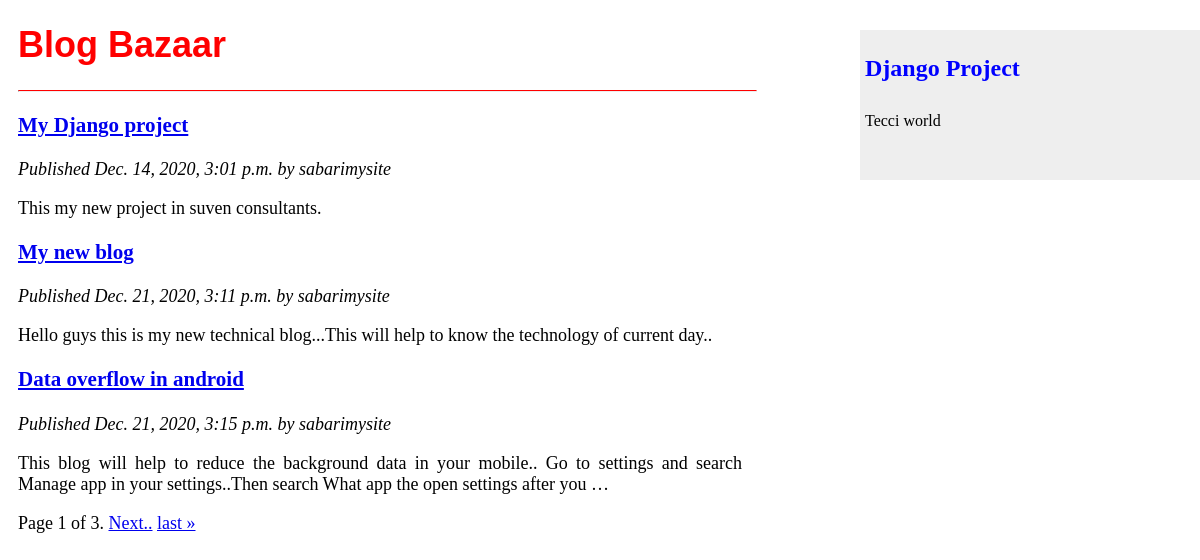
The page / on the database its author committed.
### blog/models.py (models this page shows)
class Post(models.Model):
    STATUS_CHOICES = (
        ('draft','Draft'),
        ('published','Published'),
    )
    title = models.CharField(max_length=250)
    slug = models.SlugField(max_length=250,unique_for_date='publish')
    author = models.ForeignKey(User,on_delete=models.CASCADE,related_name='blog_posts')
    body = models.TextField()
    publish = models.DateTimeField(default=timezone.now)
    created = models.DateTimeField(auto_now = True)
    Updated = models.DateTimeField(auto_now = True)
    status = models.CharField(max_length=10,choices=STATUS_CHOICES,default='published')
    def get_absolute_url(self):
        return reverse('blog:post_detail',args=[self.publish.year,self.publish.month,self.publish.day,self.slug])

### blog/views.py (the view)
# urls.py: path('',views.post_list,name = 'post_list'),
def post_list(request):
    object_list = Post.objects.all()
    paginator = Paginator(object_list, 3)
    page = request.GET.get('page')
    try:
        posts = paginator.get_page(page)
    except PageNotAnInteger:
        posts = Paginator.page(1)
    except EmptyPage:
        posts = paginator.page(paginator.num_pages)
    return render(request, 'blog/post/list.html',{'page':page,'posts':posts})

### blog/templates/blog/post/list.html (shortened to what this page needs)
{% extends 'blog/base.html' %}
{% load static %}
{% block content %}
   <div class='main'>
    <h1 class='h1'>Blog Bazaar</h1>
    <hr class="n1">
    {% for post in posts %}
        <h3>
           <a href="{{ post.get_absolute_url }}">
              {{ post.title }}
           </a>
        </h3>
        <p class="date">
            Published {{ post.publish }} by {{ post.author }}
        </p>
        {{  post.body | truncatewords:30|linebreaks }}
    {% endfor %}
    {% include "pagination.html" with page=posts %}
   </div>
{% endblock %}

### blog/templates/blog/base.html (shortened to what this page needs)
<!DOCTYPE html>
<html>
    <head>
        {% load static %}
        <link type="text/css" href="{% static 'css/blog.css' %}" rel='stylesheet'>
    </head>
    <body>
        <div id="content">
            {% block content %}
            {% endblock %}
        </div>
        <div id="sidebar">
             <h2>Django Project</h2>
             <p>Tecci world</p>
        </div>
    </body>
</html>

### blog/templates/pagination.html (shortened to what this page needs)
<div class="pagination">
    <span class="step-links">
          <span class="current">
              Page {{ page.number }} of {{ page.paginator.num_pages }}.
          </span>
          {% if page.has_next %}
             <a href="?page={{ page.next_page_number }}">Next..</a>
             <a href="?page={{ page.paginator.num_pages }}">last &raquo;</a>
          {% endif %}
    </span>
 </div>

### static/css/blog.css (style rules this page uses)
#sidebar h2 { color:blue; padding:5px 5px 5px 5px; }
#sidebar p { padding:5px 5px 5px 5px; }
.main .date { font-style:italic; }
.h1 { color:red; font-family:Arial; }
.n1 { border-top:1px solid red; width:72%; margin-left:0; }
#sidebar { width:400px; height:150px; position: fixed; z-index: 1; top: 30px; left:860px; background: #eee; overflow-x: hidden; }
.main { margin-right:140px; font-size:18px; padding:0px 10px; text-align:justify; }
p { padding-right:300px; }
.main div { text-align:left; }
h2 { color:Blue; }

### rows shown on the page
Post: title "My Django project", publish "Dec. 14, 2020, 3:01 p.m.", author "sabarimysite", body "This my new project in suven consultants."
Post: title "My new blog", publish "Dec. 21, 2020, 3:11 p.m.", author "sabarimysite", body "Hello guys this is my new technical blog...This will help to know the technology of current day.."
Post: title "Data overflow in android", publish "Dec. 21, 2020, 3:15 p.m.", author "sabarimysite", body "This blog will help to reduce the background data in your mobile.. Go to settings and search Manage app in your settings..Then search What app the open settings after you …"

### other values the page prints
{{ page.number }} "1"
{{ page.paginator.num_pages }} "3"
